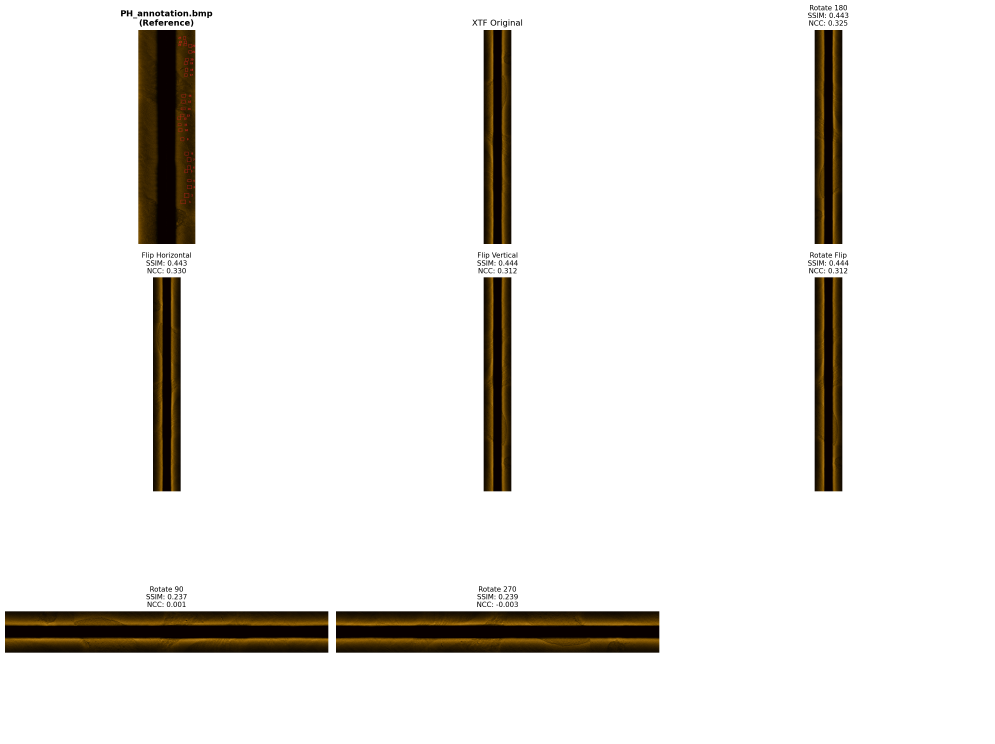
#> input picture analysis_results/image_comparison/comparison_visualization.png, 2985 x 2232 px (shown at 1/3 size)
$ python -i image_comparison_analysis.py   (imports and definitions only)
#> lines starting #> are read from the running program, lines starting #| are printed output that depends on the picture; after the words box and inside, x2 and y2 are one past the last pixel; in counts of white or black regions, pixels touching at a corner belong together
#> further down, picture is the input picture: shape (2232, 2985, 3); mean B, G, R 230.9, 233.8, 235.6
#!/usr/bin/env python3
"""
Image Comparison Analysis
=========================
PH_annotation.bmp와 XTF 이미지를 비교하여 동일한 기뢰 위치를 나타내는지 분석
180도 회전, 좌우 반전 포함하여 형상 유사도 검증

Author: YMARX
Date: 2025-09-22
"""

import sys
import logging
from pathlib import Path
import numpy as np
import cv2
import matplotlib.pyplot as plt
import matplotlib.patches as patches
from datetime import datetime
import json
from skimage import measure
from scipy import ndimage
from sklearn.metrics import mean_squared_error

# Configure logging
# [4 lines not run here, left out]
logger = logging.getLogger(__name__)


# [81 lines left out: functions load_images, apply_transformations, not called in this run]


def convert_to_grayscale(image):
    """이미지를 그레이스케일로 변환"""
    if len(image.shape) == 3:
        return cv2.cvtColor(image, cv2.COLOR_RGB2GRAY)
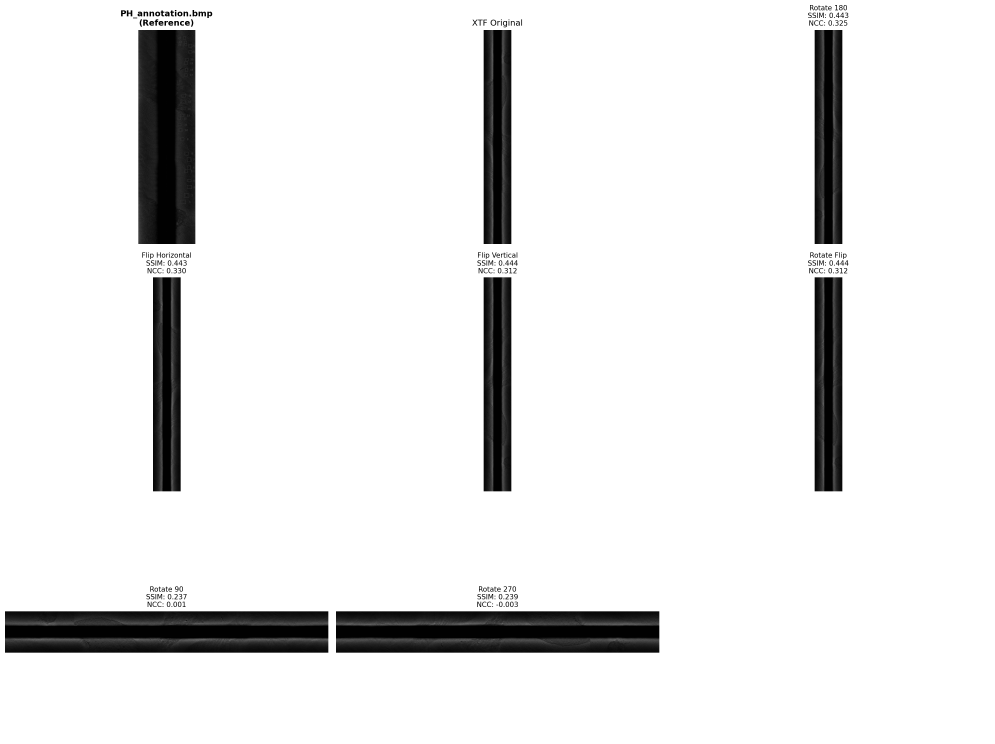
#> returned value: shape (2232, 2985) (shown at 1/3 size); min 0, max 255, mean 233.1
    return image


# [45 lines left out: function calculate_similarity_metrics, not called in this run]


def analyze_shape_features(image):
    """이미지의 형상 특징 분석"""
    gray = convert_to_grayscale(image)

    # 이진화
    _, binary = cv2.threshold(gray, 0, 255, cv2.THRESH_BINARY + cv2.THRESH_OTSU)
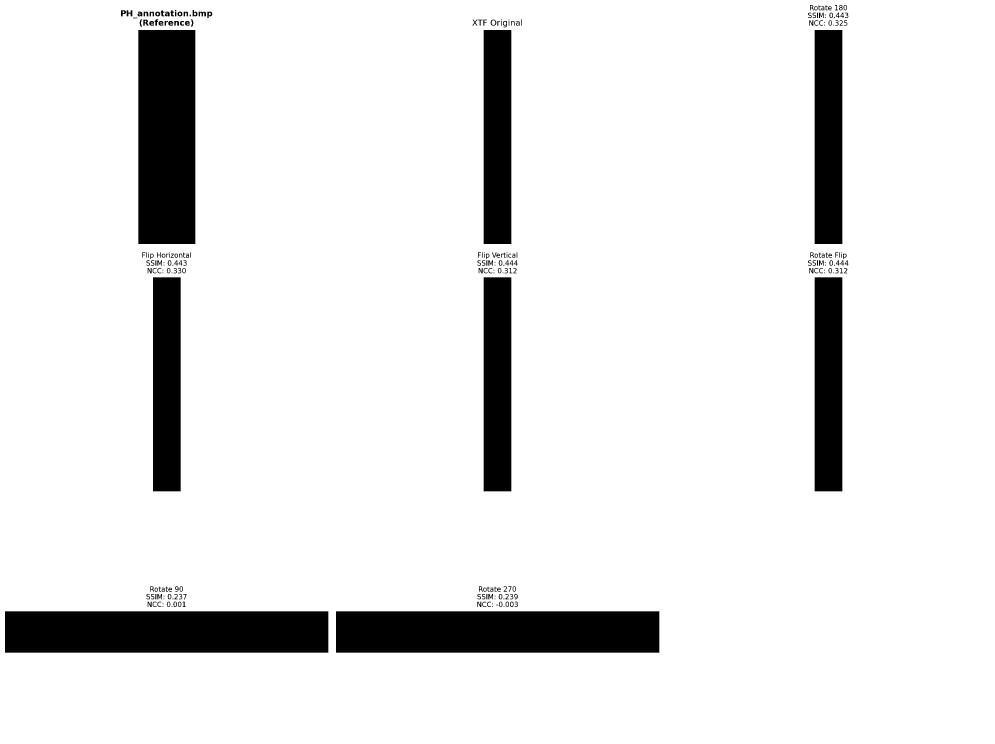
#> binary: shape (2232, 2985) (shown at 1/3 size); 90.5% white; 243 black regions (45 under 20 px), largest, box (x1, y1, x2, y2) and area: (15, 1834, 985, 1958) 120280, (1008, 1834, 1978, 1958) 120280, (415, 90, 586, 732) 109782

    # 윤곽선 찾기
    contours, _ = cv2.findContours(binary, cv2.RETR_EXTERNAL, cv2.CHAIN_APPROX_SIMPLE)
#> contours = [[[0, 0], [0, 2231], [2984, 2231], [2984, 0]]]

    features = {
        'num_contours': len(contours),
        'total_area': 0,
        'perimeter': 0,
        'aspect_ratios': [],
        'solidity': []
    }
#> features = {'num_contours': 1, 'total_area': 0, 'perimeter': 0, 'aspect_ratios': [], 'solidity': []}

    if contours:
        # 가장 큰 윤곽선들 분석
        contours_sorted = sorted(contours, key=cv2.contourArea, reverse=True)
#> contours_sorted = [[[0, 0], [0, 2231], [2984, 2231], [2984, 0]]]

        for i, contour in enumerate(contours_sorted[:5]):  # 상위 5개 윤곽선
            area = cv2.contourArea(contour)
            perimeter = cv2.arcLength(contour, True)

            features['total_area'] += area
            features['perimeter'] += perimeter

            # 경계 상자
            x, y, w, h = cv2.boundingRect(contour)
            aspect_ratio = w / h if h > 0 else 0
            features['aspect_ratios'].append(aspect_ratio)

            # 볼록 껍질
            hull = cv2.convexHull(contour)
            hull_area = cv2.contourArea(hull)
            solidity = area / hull_area if hull_area > 0 else 0
            features['solidity'].append(solidity)
#> this loop made 1 pass
#> (contour, area, perimeter, x, y, w, h, aspect_ratio) on pass 1: ([[0, 0], [0, 2231], [2984, 2231], [2984, 0]], 6657304, 10430, 0, 0, 2985, 2232, 1.34)
#> after the loop, features = {'num_contours': 1, 'total_area': 6657304, 'perimeter': 10430, 'aspect_ratios': [1.34], 'solidity': [1]}

    return features


# [461 lines left out: functions perform_comprehensive_comparison, create_comparison_visualization, create_detailed_similarity_plot, generate_comparison_report, main, not called in this run]


# [2 lines not run here, left out]

>>> import cv2
>>> picture = cv2.imread('analysis_results/image_comparison/comparison_visualization.png')
>>> result = analyze_shape_features(picture)
#> result has the same summary as features in analyze_shape_features
